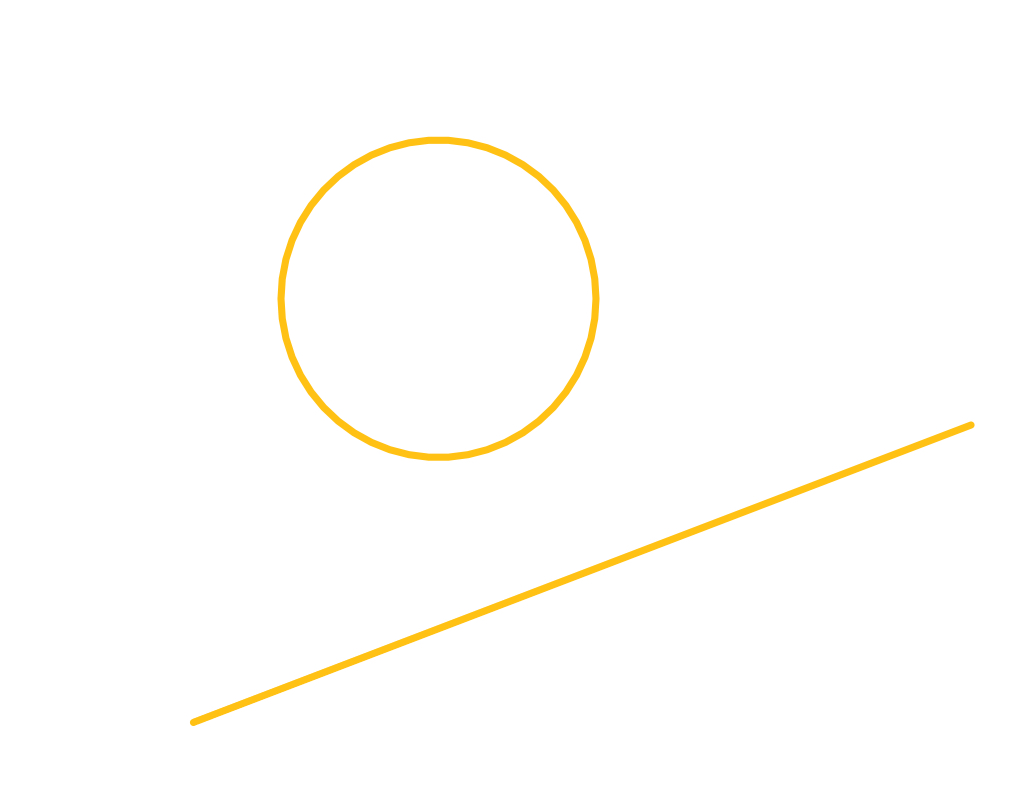
//> input picture data/circle.jpeg, 1022 x 794 px
$ ./9.pixel ../data/circle.jpeg   (built with g++ and OpenCV 4)
//> lines starting //> are read from the running program, lines starting //| are printed output that depends on the picture; after the words box and inside, x2 and y2 are one past the last pixel; in counts of white or black regions, pixels touching at a corner belong together
#include <opencv2/opencv.hpp>

using namespace std;

void pixel(cv::Mat & img_rgb, cv::Mat & img_gry, cv::Mat & img_cny) {
    int x = 16, y = 32;
    cv::Mat img_pyr;
    cv::Vec3b intensity = img_rgb.at<cv::Vec3b>(y,x);

    uchar blue = intensity[0];
    uchar green = intensity[1];
    uchar red = intensity[2];

    std::cout << "At(x,y) = (" << x << ", " << y << "): (blue, green, red) = (" <<
        (unsigned int)blue << ", " << (unsigned int)green << ", " << (unsigned int)red << ")"
        << endl;
    std::cout << "Gray pixel there is: " << (unsigned int)img_gry.at<uchar>(y,x) << std::endl;

    x /= 4; y /= 4;
    cv::pyrDown(img_gry, img_pyr);
    cv::pyrDown(img_pyr, img_pyr);
    std::cout << "Pyramid2 pixel there is: " << (unsigned int)img_pyr.at<uchar>(y,x) << std::endl;

    img_cny.at<uchar>(x,y) = 128;

}

int main(int argc, char** argv) {
    cv::Mat img_rgb, img_gry, img_cny;

    cv::namedWindow("Gray", cv::WINDOW_AUTOSIZE);
    cv::namedWindow("Canny", cv::WINDOW_AUTOSIZE);

    img_rgb = cv::imread(argv[1]);
//> img_rgb is the input picture: 794 rows x 1022 cols, CV_8UC3; mean B, G, R 251.2, 254, 255

    cv::cvtColor(img_rgb, img_gry, cv::COLOR_BGR2GRAY);
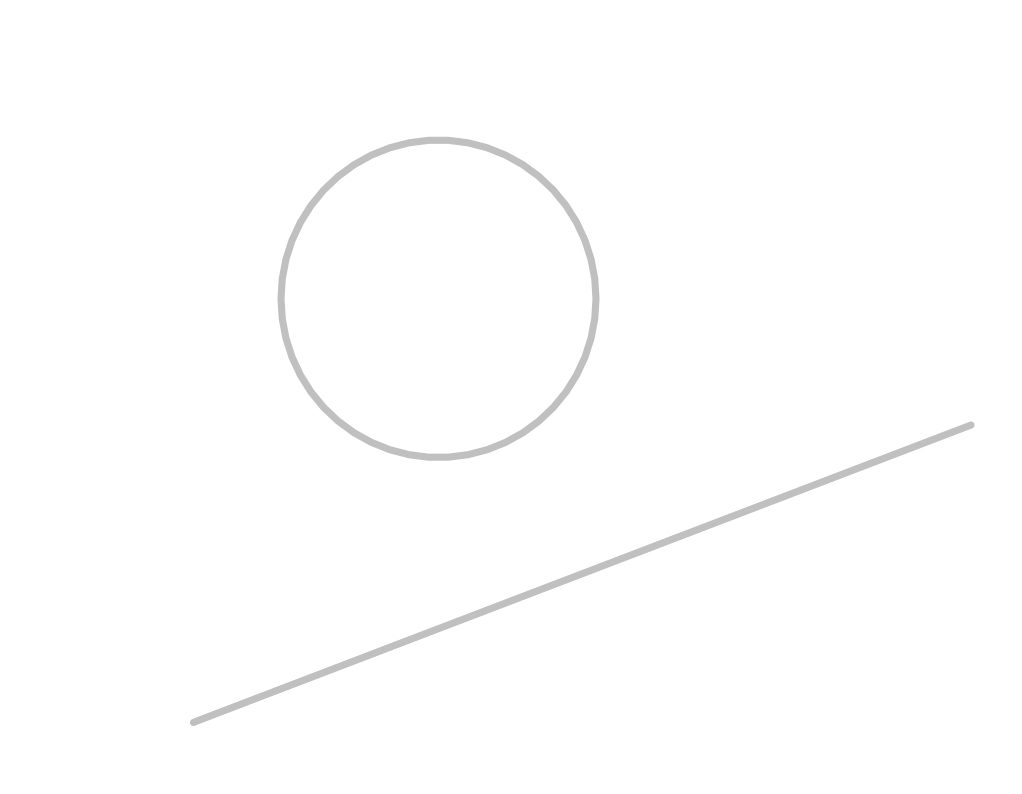
//> img_gry: 794 rows x 1022 cols, CV_8UC1; min 190, max 255, mean 254
    cv::imshow("Gray", img_gry);

    cv::Canny(img_gry, img_cny, 60, 100, 3, true);
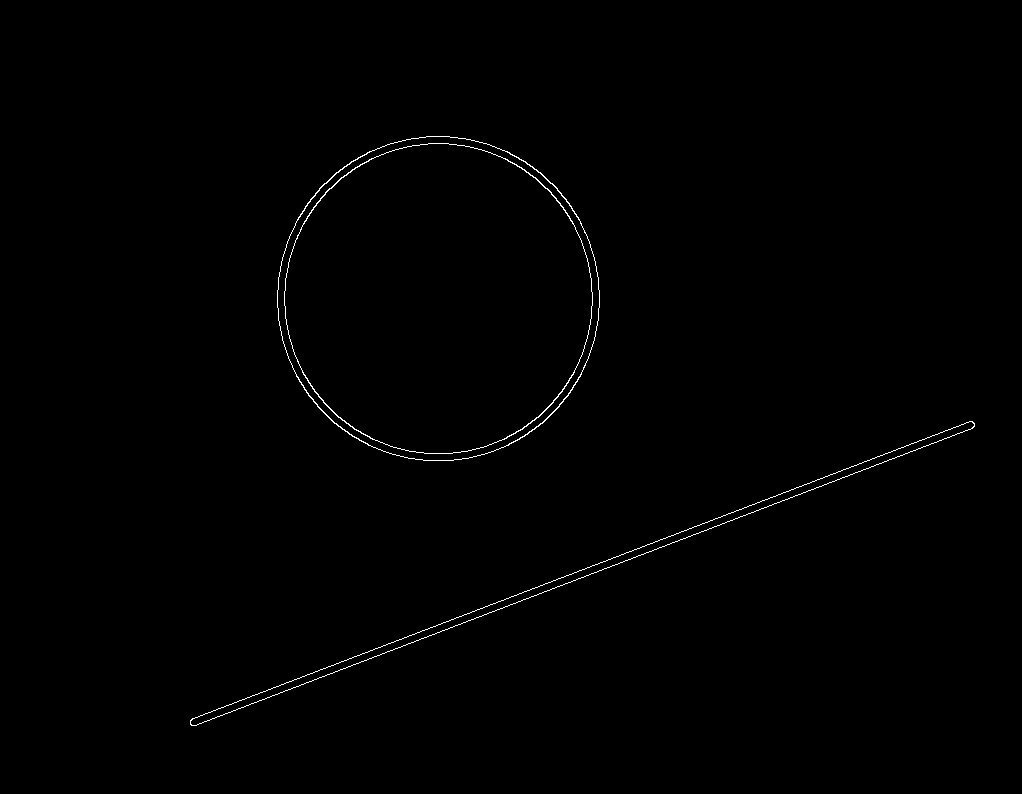
//> img_cny: 794 rows x 1022 cols, CV_8UC1; 0.47% white in thin lines or dots, all inside (x1, y1, x2, y2) = (190, 136, 975, 726)

    pixel(img_rgb, img_gry, img_cny);
//> in pixel, `cv::Vec3b intensity = img_rgb.at<cv::Vec3b>(y,x);`: intensity = [255, 255, 255]
//> in pixel, `uchar blue = intensity[0];`: blue = 255
//| At(x,y) = (16, 32): (blue, green, red) = (255, 255, 255)
//| Gray pixel there is: 255
//| Pyramid2 pixel there is: 255
//> in pixel, `img_cny.at<uchar>(x,y) = 128;`: img_cny: 794 rows x 1022 cols, CV_8UC1; 1 pixels changed, all inside (x1, y1, x2, y2) = (8, 4, 9, 5)

    cv::waitKey(0);
}
